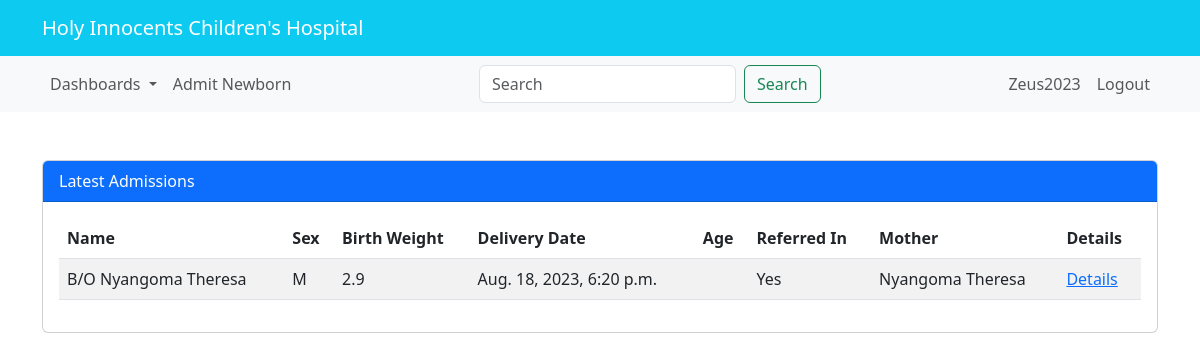
Page / (signed in) on the earlier database version.
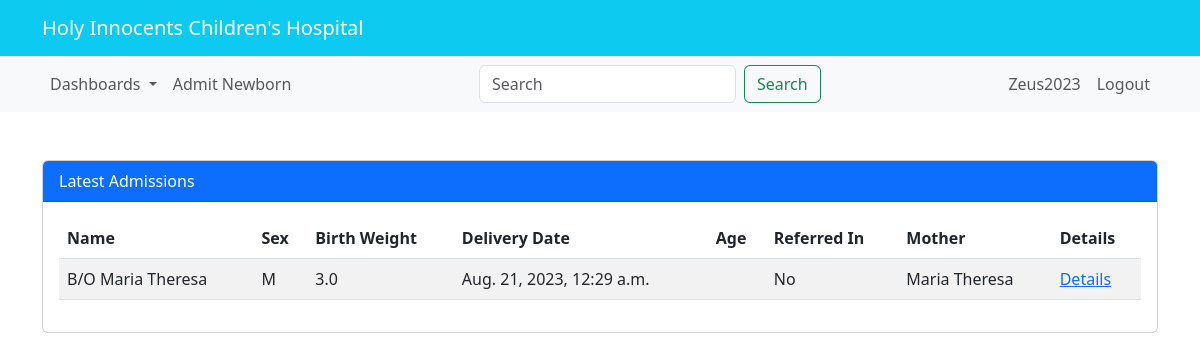
Same page on the later database version.
### newborn/models.py (models this page shows, shortened)
class NewbornAdmission(models.Model):
    PLACE_OF_BIRTH_CHOICES = [
        ('Hospital', 'Hospital'),
        ('Along the road', 'Along the road'),
        ('Home', 'Home'),
    ]
    MODE_OF_DELIVERY_CHOICES = [
        ('SVD', 'SVD (Spontaneous Vaginal Delivery)'),
        ('C/S', 'C/S (Caesarean Section)'),
    ]
    MEANS_OF_TRANSPORT_CHOICES = [
        ('Ambulance', 'Ambulance'),
        ('Public means', 'Public means'),
    ]
    YES_NO_CHOICES = [
        ('Yes', 'Yes'),
        ('No', 'No'),
    ]
    SEX = [
        ('M', 'M'),
        ('F', 'F'),
    ]
    admission_date = models.DateTimeField()
    name = models.CharField(max_length=100)
    sex = models.CharField(max_length=100, choices=SEX)
    birth_weight = models.DecimalField(max_digits=2, decimal_places=1)
    delivery_date = models.DateTimeField()
    place_of_birth = models.CharField(max_length=20, choices=PLACE_OF_BIRTH_CHOICES)
    hospital_name = models.CharField(max_length=100, blank=True, null=True)
    mode_of_delivery = models.CharField(max_length=3, choices=MODE_OF_DELIVERY_CHOICES)
    indication = models.CharField(max_length=100, blank=True, null=True)
    resuscitation_done = models.CharField(max_length=3, choices=YES_NO_CHOICES)
    resuscitation_choices_1 = models.BooleanField(verbose_name='Bag&Mask', default=False, blank=True)
    resuscitation_choices_2 = models.BooleanField(verbose_name='Oxygen', default=False, blank=True)
    referred_in = models.CharField(max_length=3, choices=YES_NO_CHOICES)
    facility_name = models.CharField(max_length=100, blank=True, null=True)
    referral_date_time = models.DateTimeField(blank=True, null=True)
    reason_for_referral = models.CharField(max_length=100, blank=True, null=True)
    means_of_transport = models.CharField(max_length=20, choices=MEANS_OF_TRANSPORT_CHOICES, blank=True, null=True)
    oxygen_transport = models.CharField(max_length=3, choices=YES_NO_CHOICES, blank=True, null=True)
    mother = models.ForeignKey(MotherDetails, on_delete=models.CASCADE, null=True)

class MotherDetails(models.Model):
    name = models.CharField(max_length=50)
    age = models.IntegerField(default=28)
    blood_group = models.CharField(max_length=50, choices=BLOOD_GROUP)
    parity = models.CharField(max_length=100)
    number_of_living_children = models.CharField(max_length=100)
    hiv_status = models.CharField(max_length=50, choices=HIV_STATUS)
    level_of_education = models.CharField(max_length=50, choices=LEVEL_OF_EDUCATION)
    occupation = models.CharField(max_length=50, choices=OCCUPATION)
    location = models.ForeignKey(MotherLocation, on_delete=models.CASCADE, null=True)
    def __str__(self):
        return self.name

### newborn/views.py (the view)
# urls.py: path('', views.landing_page, name='home-page'),
@never_cache
@login_required
def landing_page(request):
    table = NewbornAdmission.objects.all().order_by('-id')[:4]
    return render(request, 'newborn/landing_page.html', {'table': table})

### newborn/templates/newborn/landing_page.html
{% extends 'newborn/base3.html' %}
{% block content %}
    <div class="card">
        <div class="card-header bg-primary text-white">
            Latest Admissions
        </div>
        <div class="card-body">
            <table class="table table-striped">
                <thead>
                    <tr>
                        <th>Name</th>
                        <th>Sex</th>
                        <th>Birth Weight</th>
                        <th>Delivery Date</th>
                        <th>Age</th>
                        <th>Referred In</th>
                        <th>Mother</th>
                        <th>Details</th>
                    </tr>
                </thead>
                <tbody>
                    {% for admission in table %}
                    <tr>
                        <td>{{ admission.name }}</td>
                        <td>{{ admission.sex }}</td>
                        <td>{{ admission.birth_weight }}</td>
                        <td>{{ admission.delivery_date }}</td>
                        <td>{{ age_days }}</td>
                        <td>{{ admission.referred_in }}</td>
                        <td>{{ admission.mother }}</td>
                        <td><a href="{% url 'clerkship-page' pk=admission.id %}">Details</a></td>
                    </tr>
                    {% endfor %}
                </tbody>
            </table>
        </div>
    </div>
{% endblock %}

### newborn/templates/newborn/base3.html (shortened to what this page needs)
{% load static %}
<!DOCTYPE html>
<html lang="en">
<head>
    <link rel="stylesheet" href="https://cdn.jsdelivr.net/npm/bootstrap@5.3.0/dist/css/bootstrap.min.css">
</head>
<body>
<nav class="navbar navbar-expand-lg navbar-dark bg-info">
    <div class="container">
        <a class="navbar-brand" href="#">Holy Innocents Children's Hospital</a>
    </div>
</nav>
<nav class="navbar navbar-expand-lg navbar-light bg-light">
    <div class="container">
        <ul class="navbar-nav">
            <li class="nav-item dropdown">
                <a class="nav-link dropdown-toggle" href="#" id="navbarDropdown" role="button" data-bs-toggle="dropdown" aria-expanded="false">
                    Dashboards
                </a>
            </li>
            <li class="nav-item">
                <a class="nav-link" href="{% url 'mother-details' %}">Admit Newborn</a>
            </li>
        </ul>
        <form class="d-flex" method="GET", action="{% url 'search-newborn' %}">
            <input class="form-control me-2 mr-2" type="search" placeholder="Search" aria-label="Search" name="searched_item">
            <button class="btn btn-outline-success" type="submit">Search</button>
        </form>
        {% if user.is_authenticated %}
            <ul class="navbar-nav ml-auto">
                <li class="nav-item">
                    <a class="nav-link" href="#">{{ user.username }}</a>
                </li>
                <li class="nav-item">
                    <a class="nav-link" href="{% url 'login' %}">Logout</a>
                </li>
            </ul>
        {% else %}
            <ul class="navbar-nav ml-auto">
                <li class="nav-item">
                    <a class="nav-link" href="{% url 'login' %}">Login</a>
                </li>
            </ul>
        {% endif %}
    </div>
</nav>
<div class="container mt-5">
    {% block content %}
    {% endblock %}
</div>
</body>
</html>

Differences in the rows shown:
changed NewbornAdmission: name "B/O Nyangoma Theresa" → "B/O Maria Theresa"; birth_weight "2.9" → "3.0"; delivery_date "Aug. 18, 2023, 6:20 p.m." → "Aug. 21, 2023, 12:29 a.m."; referred_in "Yes" → "No"; mother "Nyangoma Theresa" → "Maria Theresa"
